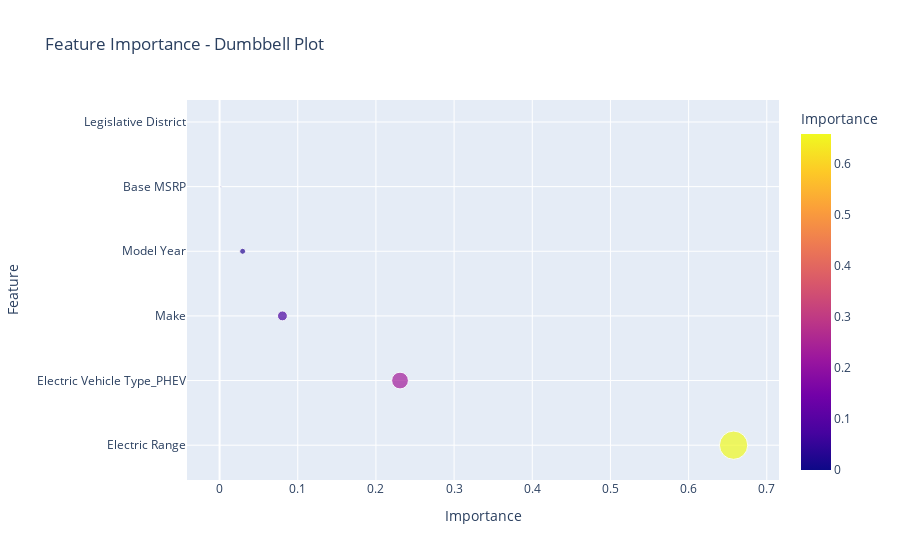
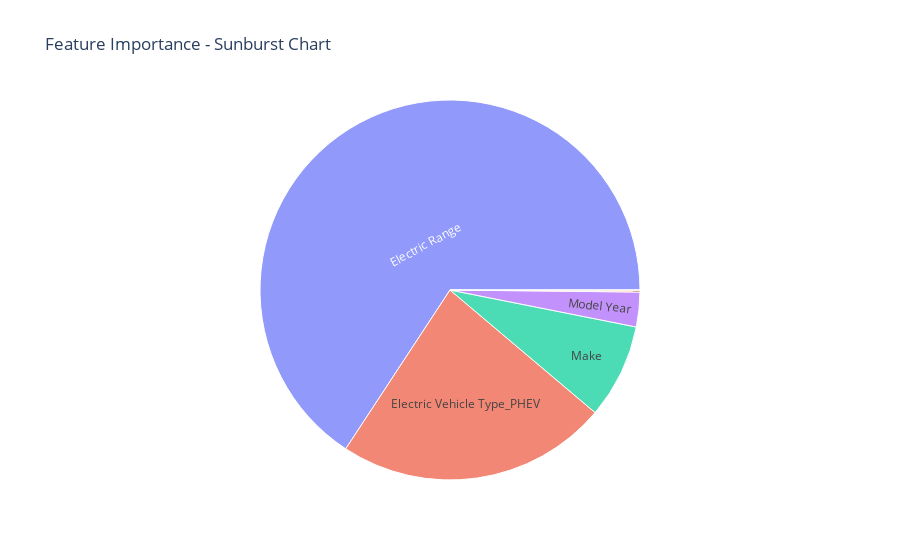

The notebook cell these images were saved under, in order:
### Code cell
import os

# Folder to save the plots
save_folder = "saved_figures"

os.makedirs(save_folder, exist_ok=True)
# Sort data by importance
extra_trees_importance_df = extra_trees_importance_df.sort_values('Importance', ascending=False)

# Bar Chart
plt.figure(figsize=(10, 6))
plt.bar(extra_trees_importance_df['Feature'], extra_trees_importance_df['Importance'], color='skyblue')
plt.xticks(rotation=45, ha='right')
plt.xlabel('Features')
plt.ylabel('Importance')
plt.title('Feature Importance - Bar Chart')
plt.tight_layout()
plt.savefig(f"{save_folder}/bar_chart.png")
plt.close()
plt.show()

# Horizontal Bar Chart
plt.figure(figsize=(10, 6))
plt.barh(extra_trees_importance_df['Feature'], extra_trees_importance_df['Importance'], color='lightcoral')
plt.xlabel('Importance')
plt.ylabel('Features')
plt.title('Feature Importance - Horizontal Bar Chart')
plt.gca().invert_yaxis()  # Invert y-axis to show the highest importance at the top
plt.tight_layout()
plt.savefig(f"{save_folder}/horizontal_bar_chart.png")
plt.close()
plt.show()

# Pie Chart
plt.figure(figsize=(8, 8))
plt.pie(
    extra_trees_importance_df['Importance'],
    labels=extra_trees_importance_df['Feature'],
    autopct='%1.1f%%',
    colors=plt.cm.Paired.colors,
    startangle=90,
    wedgeprops={'linewidth': 1, 'edgecolor': 'white'} 
)
plt.title('Feature Importance - Pie Chart')
plt.tight_layout()
plt.savefig(f"{save_folder}/Pie_Chart_chart.png")
plt.close()
plt.show()

# Scatter Plot
plt.figure(figsize=(10, 6))
plt.scatter(extra_trees_importance_df['Feature'], extra_trees_importance_df['Importance'], color='purple')
plt.xticks(rotation=45, ha='right')
plt.xlabel('Features')
plt.ylabel('Importance')
plt.title('Feature Importance - Scatter Plot')
plt.tight_layout()
plt.savefig(f"{save_folder}/Scatter_plot_chart.png")
plt.close()
plt.show()

# Add a cumulative importance column
extra_trees_importance_df = extra_trees_importance_df.sort_values('Importance', ascending=False)
extra_trees_importance_df['Cumulative Importance'] = extra_trees_importance_df['Importance'].cumsum()

# Line Chart
plt.figure(figsize=(10, 6))
plt.plot(extra_trees_importance_df['Feature'], extra_trees_importance_df['Cumulative Importance'], marker='o', linestyle='--', color='green')
plt.xticks(rotation=45, ha='right')
plt.xlabel('Features')
plt.ylabel('Cumulative Importance')
plt.title('Feature Importance - Cumulative Line Chart')
plt.tight_layout()
plt.savefig(f"{save_folder}/line_Chart_chart.png")
plt.close()
plt.show()

# Bubble Chart
plt.figure(figsize=(10, 6))
plt.scatter(
    extra_trees_importance_df['Feature'],
    extra_trees_importance_df['Importance'],
    s=extra_trees_importance_df['Importance'] * 1000,  # Bubble size
    alpha=0.5,
    color='blue'
)
plt.xticks(rotation=45, ha='right')
plt.xlabel('Features')
plt.ylabel('Importance')
plt.title('Feature Importance - Bubble Chart')
plt.tight_layout()
plt.savefig(f"{save_folder}/bubble_Chart_chart.png")
plt.close()
plt.show()

import plotly.express as px

# Dumbbell Plot using Plotly
fig = px.scatter(extra_trees_importance_df, x='Importance', y='Feature', size='Importance', color='Importance', 
                 title="Feature Importance - Dumbbell Plot", orientation='h')
fig.update_traces(marker=dict(opacity=0.7))
fig.show()

# Stacked Bar Chart
import numpy as np

extra_trees_importance_df = extra_trees_importance_df.sort_values('Importance', ascending=False)
cumulative_importance = np.cumsum(extra_trees_importance_df['Importance'])

plt.figure(figsize=(10, 6))
plt.bar(extra_trees_importance_df['Feature'], extra_trees_importance_df['Importance'], color='skyblue', label='Feature Importance')
plt.plot(extra_trees_importance_df['Feature'], cumulative_importance, marker='o', color='red', label='Cumulative Importance')
plt.xticks(rotation=45, ha='right')
plt.xlabel('Features')
plt.ylabel('Importance')
plt.title('Feature Importance - Stacked Bar Chart with Cumulative Importance')
plt.legend()
plt.tight_layout()
plt.savefig(f"{save_folder}/stacked_Chart_chart.png")
plt.close()
plt.show()

import seaborn as sns

# Violin Plot
plt.figure(figsize=(10, 6))
sns.violinplot(data=extra_trees_importance_df, x='Feature', y='Importance', palette='muted')
plt.xticks(rotation=45, ha='right')
plt.xlabel('Features')
plt.ylabel('Importance')
plt.title('Feature Importance - Violin Plot')
plt.tight_layout()
plt.savefig(f"{save_folder}/violin_Chart_chart.png")
plt.close()
plt.show()

# Polar Chart
angles = np.linspace(0, 2 * np.pi, len(extra_trees_importance_df), endpoint=False).tolist()
values = extra_trees_importance_df['Importance'].tolist()

# Close the plot
angles += angles[:1]
values += values[:1]

fig, ax = plt.subplots(figsize=(8, 8), subplot_kw={'polar': True})
ax.fill(angles, values, color='blue', alpha=0.25)
ax.plot(angles, values, color='blue', linewidth=2)
ax.set_yticks([])
ax.set_xticks(angles[:-1])
ax.set_xticklabels(extra_trees_importance_df['Feature'], rotation=45, ha='right')
ax.set_title('Feature Importance - Polar Chart')
plt.tight_layout()
plt.savefig(f"{save_folder}/polar_Chart_chart.png")
plt.close()
plt.show()

import plotly.express as px

# Sunburst Chart
fig = px.sunburst(
    data_frame=extra_trees_importance_df,
    path=['Feature'],  # Hierarchical path (use feature names)
    values='Importance',  # Size of each segment
    title='Feature Importance - Sunburst Chart'
)
fig.show()

# Lollipop Chart without `use_line_collection`
plt.figure(figsize=(10, 6))
plt.stem(extra_trees_importance_df['Feature'], extra_trees_importance_df['Importance'], basefmt=" ")
plt.xticks(rotation=45, ha='right')
plt.xlabel('Features')
plt.ylabel('Importance')
plt.title('Feature Importance - Lollipop Chart')
plt.tight_layout()
plt.savefig(f"{save_folder}/lollipop_Chart_chart.png")
plt.close()
plt.show()

# Dummy data for grouping (e.g., two sets of importance scores)
extra_trees_importance_df['Group1'] = extra_trees_importance_df['Importance'] * 1.1
extra_trees_importance_df['Group2'] = extra_trees_importance_df['Importance'] * 0.9

# Dumbbell Chart
plt.figure(figsize=(10, 6))
for i in range(len(extra_trees_importance_df)):
    plt.plot([extra_trees_importance_df['Group1'][i], extra_trees_importance_df['Group2'][i]], [i, i], color='gray')
plt.scatter(extra_trees_importance_df['Group1'], range(len(extra_trees_importance_df)), color='red', label='Group 1')
plt.scatter(extra_trees_importance_df['Group2'], range(len(extra_trees_importance_df)), color='blue', label='Group 2')
plt.yticks(range(len(extra_trees_importance_df)), extra_trees_importance_df['Feature'])
plt.xlabel('Importance')
plt.title('Feature Importance - Dumbbell Chart')
plt.legend()
plt.tight_layout()
plt.savefig(f"{save_folder}/Dumbell_Chart_chart.png")
plt.close()
plt.show()

### Figure 1 — Plotly figure (JSON) as saved in the notebook; plotly's stock layout.template omitted (floating-point values rounded to 4 significant figures)
{"data": [{"hovertemplate": "Importance=%{marker.color}<br>Feature=%{y}<extra></extra>", "legendgroup": "", "marker": {"color": [0.6575, 0.2308, 0.08042, 0.02951, 0.001693, 3.218e-05], "coloraxis": "coloraxis", "opacity": 0.7, "size": [0.6575, 0.2308, 0.08042, 0.02951, 0.001693, 3.218e-05], "sizemode": "area", "sizeref": 0.001644, "symbol": "circle"}, "mode": "markers", "name": "", "orientation": "h", "showlegend": false, "type": "scatter", "x": [0.6575, 0.2308, 0.08042, 0.02951, 0.001693, 3.218e-05], "xaxis": "x", "y": ["Electric Range", "Electric Vehicle Type_PHEV", "Make", "Model Year", "Base MSRP", "Legislative District"], "yaxis": "y"}], "layout": {"autosize": true, "coloraxis": {"colorbar": {"title": {"text": "Importance"}}, "colorscale": [[0, "#0d0887"], [0.1111, "#46039f"], [0.2222, "#7201a8"], [0.3333, "#9c179e"], [0.4444, "#bd3786"], [0.5556, "#d8576b"], [0.6667, "#ed7953"], [0.7778, "#fb9f3a"], [0.8889, "#fdca26"], [1, "#f0f921"]]}, "legend": {"itemsizing": "constant", "tracegroupgap": 0}, "title": {"text": "Feature Importance - Dumbbell Plot"}, "xaxis": {"anchor": "y", "autorange": true, "domain": [0, 1], "range": [-0.04077, 0.7119], "title": {"text": "Importance"}, "type": "linear"}, "yaxis": {"anchor": "x", "autorange": true, "domain": [0, 1], "range": [-0.8664, 5.419], "title": {"text": "Feature"}, "type": "category"}}}

### Figure 2 — Plotly figure (JSON) as saved in the notebook; plotly's stock layout.template omitted (floating-point values rounded to 4 significant figures)
{"data": [{"branchvalues": "total", "domain": {"x": [0, 1], "y": [0, 1]}, "hovertemplate": "labels=%{label}<br>Importance=%{value}<br>parent=%{parent}<br>id=%{id}<extra></extra>", "ids": ["Base MSRP", "Electric Range", "Electric Vehicle Type_PHEV", "Legislative District", "Make", "Model Year"], "labels": ["Base MSRP", "Electric Range", "Electric Vehicle Type_PHEV", "Legislative District", "Make", "Model Year"], "name": "", "parents": ["", "", "", "", "", ""], "type": "sunburst", "values": [0.001693, 0.6575, 0.2308, 3.218e-05, 0.08042, 0.02951]}], "layout": {"autosize": true, "legend": {"tracegroupgap": 0}, "title": {"text": "Feature Importance - Sunburst Chart"}}}
